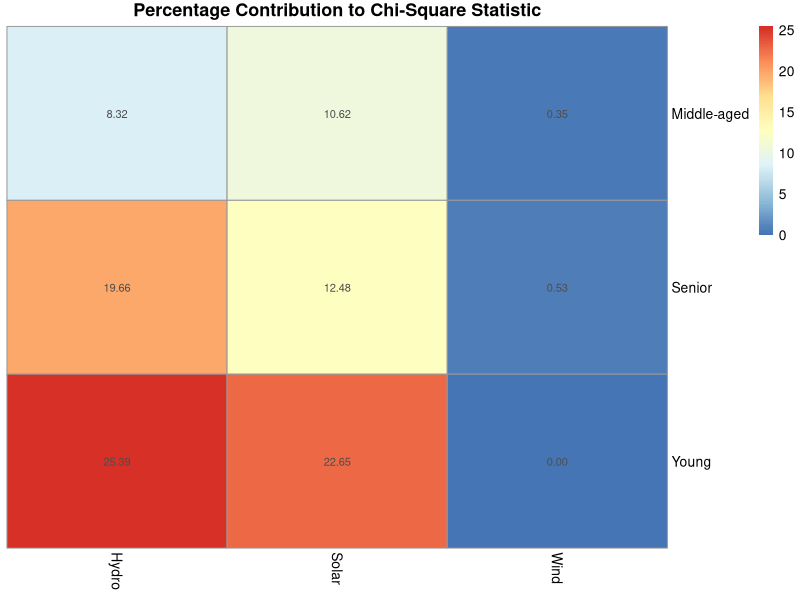

Write R code to recreate this figure.
### Chi-Squared Test

# Requirements:
# Two Categorical variables
# Observations should be independent - only belonging to one category
# Expected Cell Count over 5 in at least 80% of cell (roughly)
# Large-enough sample size, >20-30 observations is best


## Setup

# Load necessary library

library(dplyr)
library(pheatmap)


# Create a practice dataset - purely for example use

set.seed(123)  # For reproducibility
energy_table <- data.frame(
  Age_Group = rep(c("Young", "Middle-aged", "Senior"), times = c(50, 30, 20)),  # Unequal distribution
  Energy_Preference = c(
    rep("Solar", 30), rep("Wind", 15), rep("Hydro", 5),  # Young prefer Solar the most
    rep("Solar", 5), rep("Wind", 10), rep("Hydro", 15),  # Middle-aged prefer Hydro the most
    rep("Solar", 2), rep("Wind", 5), rep("Hydro", 13)    # Seniors mostly prefer Hydro
  )
)

# View the first few rows

head(energy_table)


## Create Contingency Table and perform Chi-Squared Test


# Create a Contingency Table (Chi-Squared formatted table)

contingency_table <- table(energy_table$Age_Group, energy_table$Energy_Preference)

print(contingency_table)

# Perform the Chi-Squared Test

chi_square_test <- chisq.test(contingency_table)

# View the results

print(chi_square_test)


## Chi-Squared Output

# X-squared = Chi-Square Statistic - discrepancy between the observed frequencies in the contingency table and the frequencies we would expect if there were no associations between the variables.
# df = Degrees of Freedom -  calculated as (number of row - 1) * (number of columns - 1).
# p-value = P-Value - reject the null hypothesis (no association) if p<0.05



### Extra information from th Chi-Squared Test

## Supplementary Statistics

# Observed counts - Observed number of variable interactions

observed_counts <- chi_square_test$observed

print(observed_counts)


# Expected counts - calculated under the assumption that there is no association between variables

expected_counts <- chi_square_test$expected
print(round(expected_counts, 2))


# Pearson residuals - help identify the largest discrepancies between observed and expected counts, indicating which cells contribute most to the chi-square statistic

pearson_residuals <- chi_square_test$residuals
print(round(pearson_residuals, 2))

# Positive residuals indicate that the observed count is higher than expected
# Negative residuals indicate that the observed count is lower than expected
# Large positive or negative residuals suggest a significant deviation from what was expected
# Small residuals (close to 0) suggest that the observed counts are close to the expected counts, indicating a weaker deviation


## Contribution Diagram

# Calculate each cell's contribution to chi-square statistic

contributions <- (observed_counts - expected_counts)^2 / expected_counts

# Calculate percentage contributions

total_chi_square <- chi_square_test$statistic
percentage_contributions <- 100 * contributions / total_chi_square

print("Percentage Contributions:")
print(round(percentage_contributions, 2))


# Create heatmap to visualise percentage contributions

pheatmap(percentage_contributions,
         display_numbers = TRUE,
         cluster_rows = FALSE,
         cluster_cols = FALSE,
         main = "Percentage Contribution to Chi-Square Statistic")